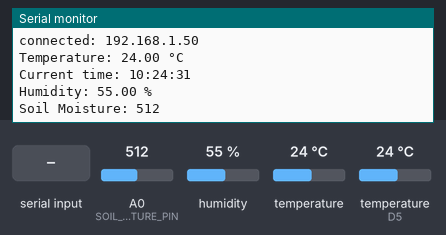
This sketch was run on a simulated ESP8266 (NodeMCU). Shown: the last lines printed to the serial monitor. The test bench sets the inputs (shaded band); at power-on: humidity 55 %, temperature 24 °C, A0 (SOIL_MOISTURE_PIN) = 512, temperature (sensor on D5) 24 °C. WiFi joins after 1.5 s; servers stay silent unless stated; network time is answered at once with the bench clock; the local clock reads 2024-03-15 10:24:30 at power-on unless the sketch sets it; random numbers use the default seed unless the sketch sets one.

Above: at 2.7 s.
2.8 s: "1\n" received over the second serial link
At 9.2 s:
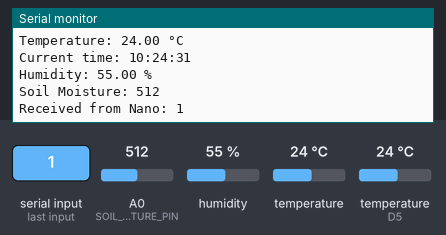
10.0 s: humidity set to 22 %
At 16.7 s:
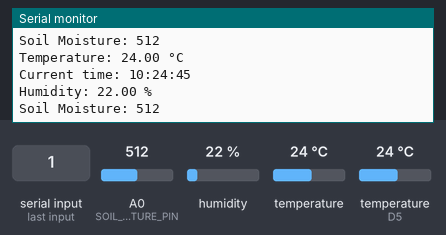
17.0 s: temperature (sensor 0) set to 12 °C
At 23.8 s:
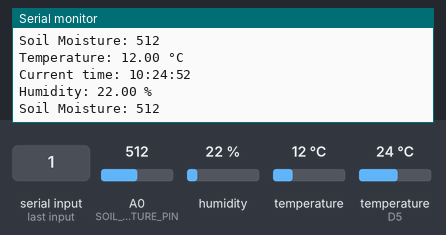
24.0 s: A0 (SOIL_MOISTURE_PIN) set to 716
At 30.8 s:
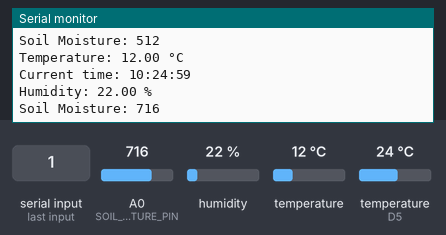
31.0 s: "0\n" received over the second serial link
At 37.1 s:
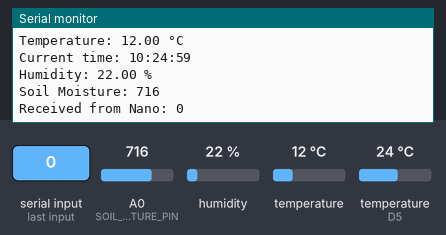
38.0 s: humidity set to 40 %
At 44.7 s:
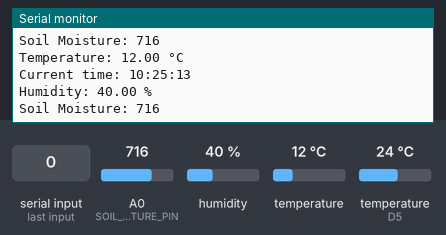
Timing chart, 0 to 46.0 s (numbered marks = the images above; inputs shaded):
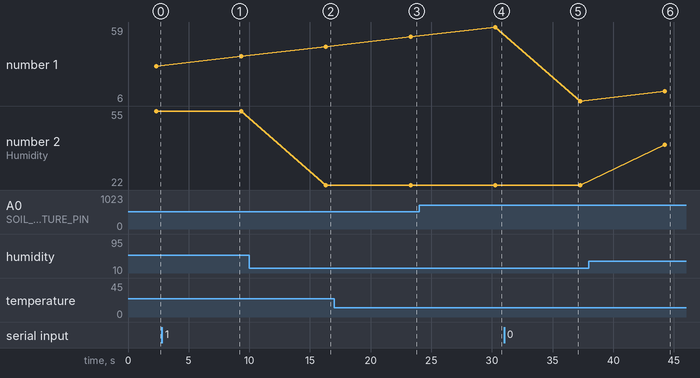

The sketch:

sensorDataToFirebase.ino
```cpp
#include <SoftwareSerial.h>
#include <ESP8266WiFi.h>
#include <FirebaseArduino.h>
#include <NTPClient.h>
#include <WiFiUdp.h>
#include <DHT.h>  // Library for DHT11 sensor
#include <OneWire.h>
#include <DallasTemperature.h>


// DS18B20 setup
#define ONE_WIRE_BUS D3        // Pin connected to DS18B20 data pin
OneWire oneWire(ONE_WIRE_BUS); // Setup a oneWire instance to communicate with any OneWire devices
DallasTemperature sensors(&oneWire);  // Pass the oneWire reference to DallasTemperature.0

// Set these to run example.
#define FIREBASE_HOST "irrigo-dfb76-default-rtdb.firebaseio.com"
#define FIREBASE_AUTH "cWOx7HSbbwnv7TAvDV766ItqLmzCxGOkSAehz8F3"
#define WIFI_SSID "tracker"
#define WIFI_PASSWORD "123456789"

// NTP setup
WiFiUDP ntpUDP;
NTPClient timeClient(ntpUDP, "pool.ntp.org", 19800, 60000);

// Software serial for Nano communication
SoftwareSerial nanoSerial(D2, D1); // RX (D2) and TX (D1) pins on ESP8266
String currentTime;
String receivedData;  // Declare receivedData as a global variable

// DHT11 setup
#define DHTPIN D5           // Pin connected to DHT11 data pin
#define DHTTYPE DHT11       // DHT 11 sensor type
DHT dht(DHTPIN, DHTTYPE);

// Soil moisture sensor setup
#define SOIL_MOISTURE_PIN A0 // Analog pin connected to the soil moisture sensor

void setup() {
  Serial.begin(9600); // Serial communication for the NodeMCU monitor
  sensors.begin();
  nanoSerial.begin(9600); // Start the software serial at 9600 baud rate to match the Arduino Nano

  // Connect to Wi-Fi
  WiFi.begin(WIFI_SSID, WIFI_PASSWORD);
  Serial.print("connecting");
  while (WiFi.status() != WL_CONNECTED) {
    Serial.print(".");
    delay(500);
  }
  Serial.println();
  Serial.print("connected: ");
  Serial.println(WiFi.localIP());

  // Initialize NTP Client
  timeClient.begin();

  // Initialize Firebase
  Firebase.begin(FIREBASE_HOST, FIREBASE_AUTH);

  // Initialize DHT11 sensor
  dht.begin();
}

void loop() {
  // Update the NTP client for time
  timeClient.update();
  currentTime = timeClient.getFormattedTime();

  // Check for data from the Nano
  if (nanoSerial.available() > 0) {
    receivedData = nanoSerial.readStringUntil('\n'); // Read the incoming data
    Serial.println("Received from Nano: " + receivedData); // Print the received value to serial monitor
  }

  // Request temperature from DS18B20
  sensors.requestTemperatures();

  // Get temperature in Celsius
  float temperature = sensors.getTempCByIndex(0);

  // Check if the temperature reading failed
  if (temperature == DEVICE_DISCONNECTED_C) {
    Serial.println("Failed to read from DS18B20 sensor!");
  } else {
    // Print temperature to Serial Monitor
    Serial.print("Temperature: ");
    Serial.print(temperature);
    Serial.println(" °C");
  }

  // Get DHT11 sensor readings
  float humidity = dht.readHumidity();


  // Get soil moisture sensor value
  int soilMoistureValue = analogRead(SOIL_MOISTURE_PIN);

  // Check if any readings failed
  if (isnan(humidity) || isnan(temperature)) {
    Serial.println("Failed to read from DHT sensor!");
    return;
  }

  // Print sensor values to Serial
  Serial.println("Current time: " + currentTime);


  Serial.print("Humidity: ");
  Serial.print(humidity);
  Serial.println(" %");

  Serial.print("Soil Moisture: ");
  Serial.println(soilMoistureValue);

  // Send data to Firebase
  Firebase.setFloat("sensors/" + currentTime + "/temperature", temperature);
  Firebase.setFloat("sensors/" + currentTime + "/humidity", humidity);
  Firebase.setFloat("sensors/" + currentTime + "/soilmoisture", soilMoistureValue);
  Firebase.setFloat("sensors/" + currentTime + "/windspeed", rand()%10);

  //current sensor data
    Firebase.setFloat("ctsensors/temperature", temperature);
  Firebase.setFloat("ctsensors/humidity", humidity);
  Firebase.setFloat("ctsensors/soilmoisture", soilMoistureValue);
  Firebase.setFloat("ctsensors/windspeed", rand()%10);


  // Only send receivedData if it's available (after receiving data from Nano)


  delay(5000); // Delay between updates
}
```

Measured:
- after the input at 2.8 s, the serial monitor: prints a new line after 5.7 s (image 1)
- after the input at 10.0 s, the serial monitor: prints a new line after 6.3 s (image 2)
- after the input at 17.0 s, the serial monitor: prints a new line after 6.3 s (image 3)
- after the input at 24.0 s, the serial monitor: prints a new line after 6.3 s (image 4)
- after the input at 31.0 s, the serial monitor: prints a new line after 5.5 s (image 5)
- after the input at 38.0 s, the serial monitor: prints a new line after 6.3 s (image 6)
- plotted number 2: 55 → 22 after the input at 10.0 s, 22 → 40 after the input at 38.0 s
